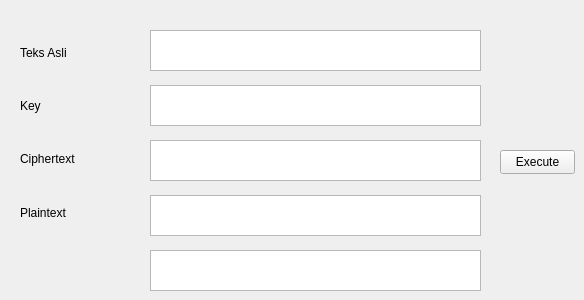
        <widget class="QWidget" name="tab_10">
         <attribute name="title">
          <string>Tab 2</string>
         </attribute>
         <widget class="QLabel" name="label_14">
          <property name="geometry">
           <rect>
            <x>20</x>
            <y>90</y>
            <width>101</width>
            <height>31</height>
           </rect>
          </property>
          <property name="text">
           <string>Key</string>
          </property>
         </widget>
         <widget class="QPlainTextEdit" name="plainTextEdit_16">
          <property name="geometry">
           <rect>
            <x>150</x>
            <y>140</y>
            <width>331</width>
            <height>41</height>
           </rect>
          </property>
         </widget>
         <widget class="QPlainTextEdit" name="plainTextEdit_17">
          <property name="geometry">
           <rect>
            <x>150</x>
            <y>195</y>
            <width>331</width>
            <height>41</height>
           </rect>
          </property>
         </widget>
         <widget class="QPlainTextEdit" name="plainTextEdit_18">
          <property name="geometry">
           <rect>
            <x>150</x>
            <y>250</y>
            <width>331</width>
            <height>41</height>
           </rect>
          </property>
         </widget>
         <widget class="QLabel" name="label_15">
          <property name="geometry">
           <rect>
            <x>20</x>
            <y>203</y>
            <width>121</width>
            <height>20</height>
           </rect>
          </property>
          <property name="text">
           <string>Plaintext</string>
          </property>
         </widget>
         <widget class="QPlainTextEdit" name="plainTextEdit_19">
          <property name="geometry">
           <rect>
            <x>150</x>
            <y>30</y>
            <width>331</width>
            <height>41</height>
           </rect>
          </property>
         </widget>
         <widget class="QLabel" name="label_16">
          <property name="geometry">
           <rect>
            <x>20</x>
            <y>143</y>
            <width>121</width>
            <height>31</height>
           </rect>
          </property>
          <property name="text">
           <string>Ciphertext</string>
          </property>
         </widget>
         <widget class="QLabel" name="label_17">
          <property name="geometry">
           <rect>
            <x>20</x>
            <y>37</y>
            <width>101</width>
            <height>31</height>
           </rect>
          </property>
          <property name="text">
           <string>Teks Asli</string>
          </property>
         </widget>
         <widget class="QPlainTextEdit" name="plainTextEdit_20">
          <property name="geometry">
           <rect>
            <x>150</x>
            <y>85</y>
            <width>331</width>
            <height>41</height>
           </rect>
          </property>
         </widget>
         <widget class="QPushButton" name="pushButton_4">
          <property name="geometry">
           <rect>
            <x>500</x>
            <y>150</y>
            <width>75</width>
            <height>24</height>
           </rect>
          </property>
          <property name="text">
           <string>Execute</string>
          </property>
         </widget>
        </widget>
